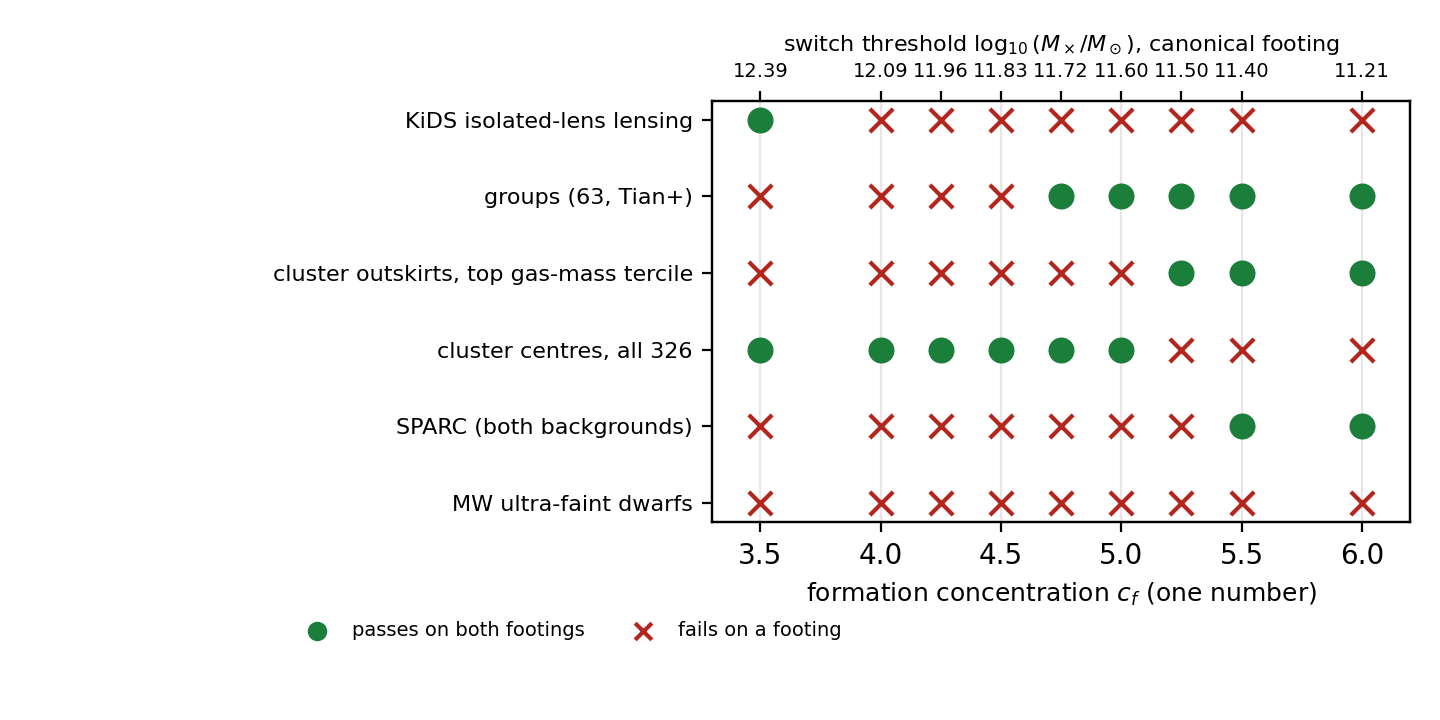

Generate this figure with Python:
#!/usr/bin/env python3
"""PAPER63 figure: CF1's c_f map. For each graded line, the grid c_f values at which it passes on both footings, against the
switch threshold (X43 crossover) each c_f implies. Read-only: rebuild_2026_10_22/CF1_cf_window_map/cf1_window_results.json."""
import json, os
import matplotlib
matplotlib.use("Agg")
import matplotlib.pyplot as plt

HERE = os.path.dirname(os.path.abspath(__file__))
ROOT = os.path.normpath(os.path.join(HERE, "..", ".."))
J = json.load(open(os.path.join(ROOT, "rebuild_2026_10_22", "CF1_cf_window_map", "cf1_window_results.json")))
GRID = sorted(float(k[3:]) for k in J if k.startswith("cf_"))
XO = {cf: J[f"cf_{cf:g}"]["crossover"] for cf in GRID}
LINES = ["lensing", "groups", "G-OUT-M3", "G-IN-Mall", "SPARC line", "dwarfs MW ultra-faint"]
LAB = {"lensing": "KiDS isolated-lens lensing", "groups": "groups (63, Tian+)", "G-OUT-M3": "cluster outskirts, top gas-mass tercile",
       "G-IN-Mall": "cluster centres, all 326", "SPARC line": "SPARC (both backgrounds)", "dwarfs MW ultra-faint": "MW ultra-faint dwarfs"}
passing = J["line_pass_cf"]


def build(path):
    fig, ax = plt.subplots(figsize=(7.2, 3.6))
    for i, ln in enumerate(LINES):
        ok = set(passing.get(ln, GRID))
        for cf in GRID:
            ax.scatter(cf, i, s=70, marker="o" if cf in ok else "x", color="#1b7f3b" if cf in ok else "#b3261e", zorder=3)
    ax.set_yticks(range(len(LINES))); ax.set_yticklabels([LAB[l] for l in LINES], fontsize=8)
    ax.set_xlabel(r"formation concentration $c_f$ (one number)", fontsize=9)
    ax.set_xlim(GRID[0] - 0.2, GRID[-1] + 0.2); ax.invert_yaxis(); ax.grid(axis="x", alpha=0.3)
    top = ax.twiny(); top.set_xlim(ax.get_xlim()); top.set_xticks(GRID)
    top.set_xticklabels([f"{XO[cf]['canonical']:.2f}" for cf in GRID], fontsize=7)
    top.set_xlabel(r"switch threshold $\log_{10}(M_\times/M_\odot)$, canonical footing", fontsize=8)
    ax.scatter([], [], marker="o", color="#1b7f3b", label="passes on both footings"); ax.scatter([], [], marker="x", color="#b3261e", label="fails on a footing")
    ax.legend(loc="lower left", bbox_to_anchor=(-0.62, -0.32), fontsize=7, frameon=False, ncol=2)
    fig.tight_layout(); fig.savefig(path, dpi=200); plt.close(fig)
    return {"grid": GRID, "crossover": XO, "passing": passing}


if __name__ == "__main__":
    out = build(os.path.join(HERE, "PAPER63_fig_cfmap.pdf"))
    build(os.path.join(HERE, "PAPER63_fig_cfmap.png"))
    print(json.dumps({"grid": out["grid"]}, indent=0))
